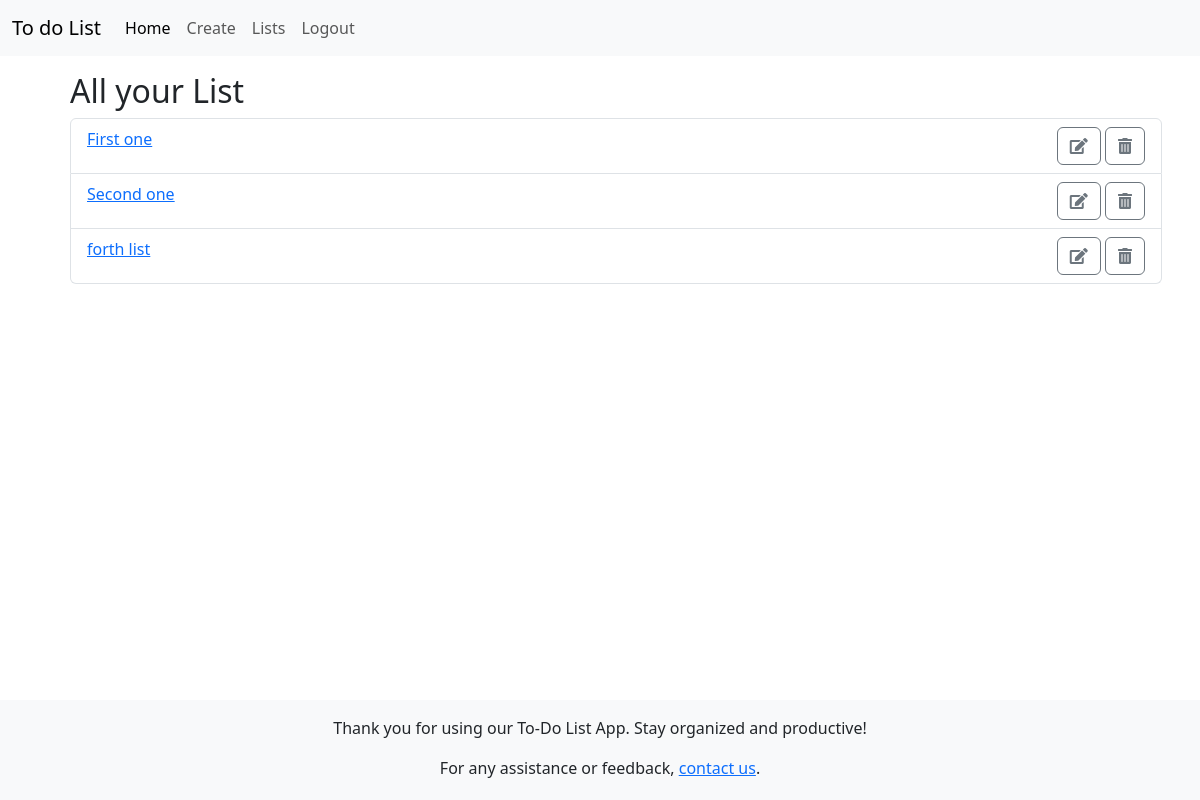
/lists/ (signed in), run on an earlier commit of the app's database.
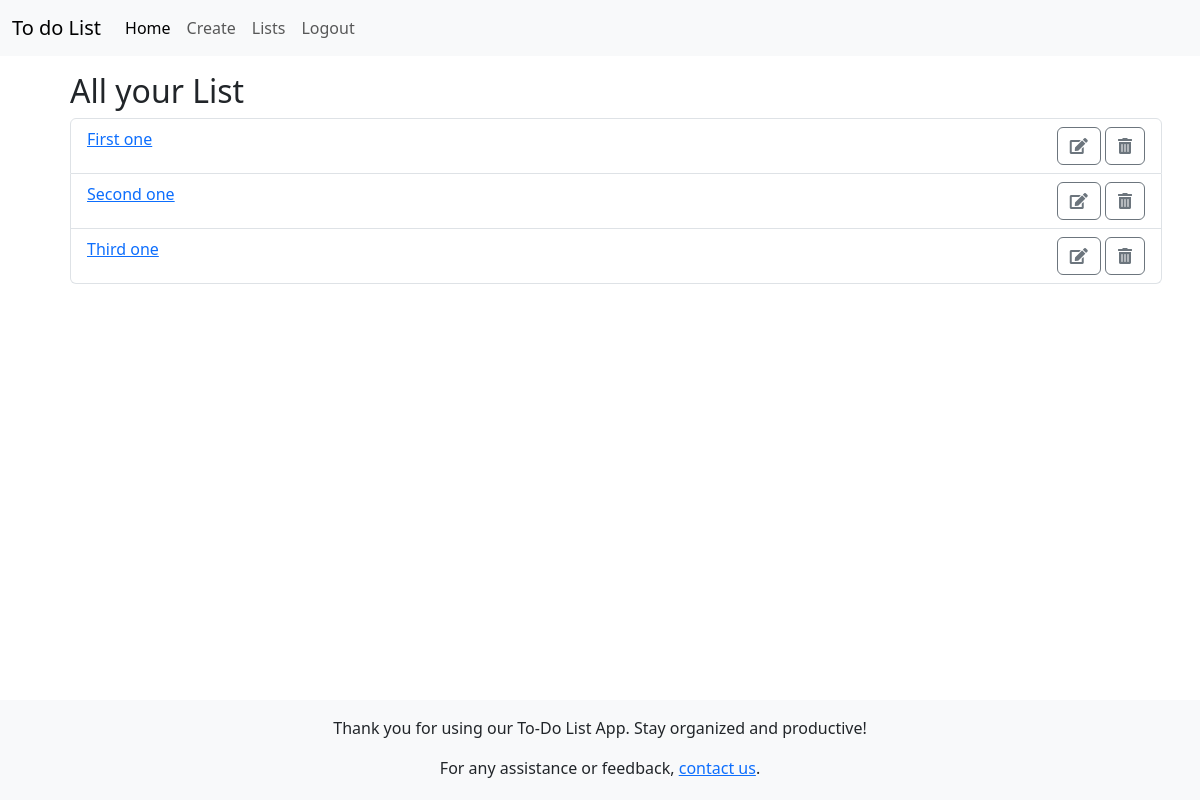
And on a later commit of the database.
### main/models.py (models this page shows, shortened)
class ToDoList(models.Model):
    user = models.ForeignKey(User,on_delete=models.CASCADE)
    name = models.CharField(max_length=200)

### main/views.py (the view)
# urls.py: path('lists/',views.viewToDoLists,name="viewtodolists"),
def viewToDoLists(request):
    l = ToDoList.objects.all()
    return render(request, "main/lists.html",{"lists":l} )

### main/templates/main/lists.html
{% extends "main/base.html" %}
{% block content %}
<div class="container m-3">
    <h2>All your List</h2>
    <ul class="list-group">
        {% for list in lists %}
            <li  class="list-group-item d-flex justify-content-between">
                <a href="{{list.id}}">{{list.name}}</a>
                <div>
                    <a href="{% url 'editList' id=list.id %}" class="btn btn-outline-secondary"><i class="fas fa-edit"></i></a>
                    <a href="{% url 'deleteList' id=list.id %}" class="btn btn-outline-secondary"><i class="fas fa-trash-alt"></i></a>
                </div>
            </li>
        {% endfor %}
    </ul>
</div>
{% endblock %}

What changed in the data, as far as the page shows it:
changed ToDoList: name "forth list" → "Third one"
